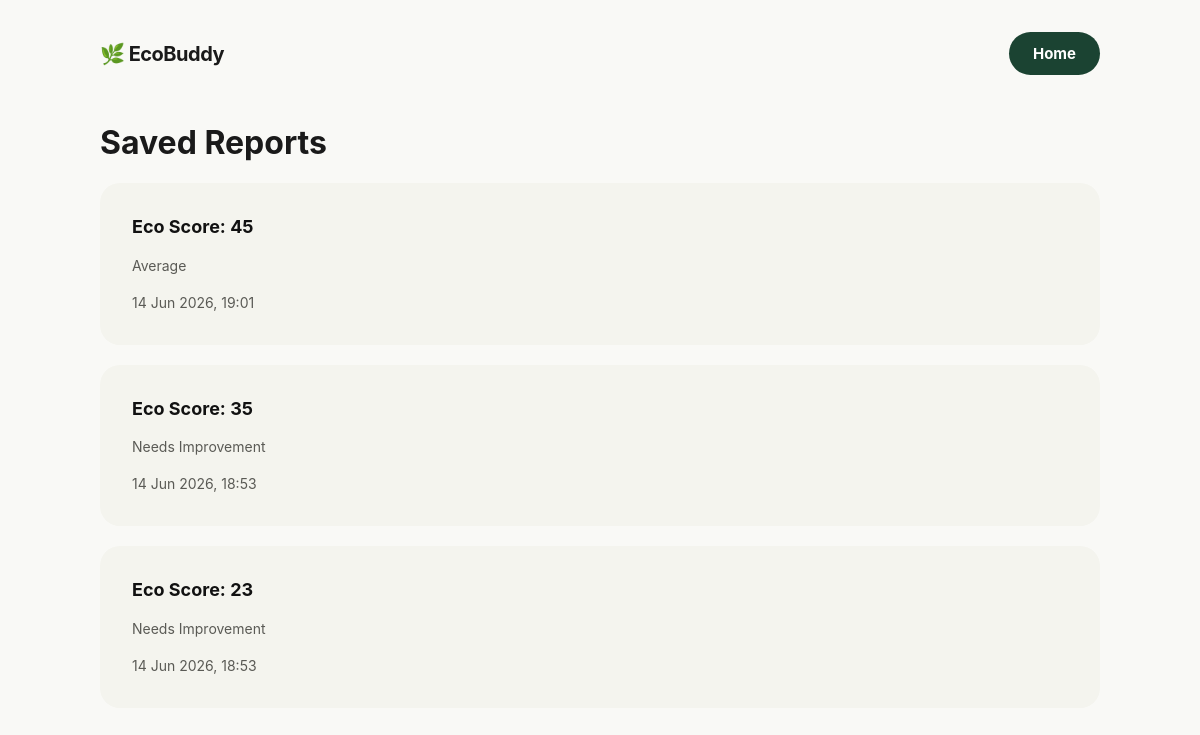
Before: /history with the older database file.
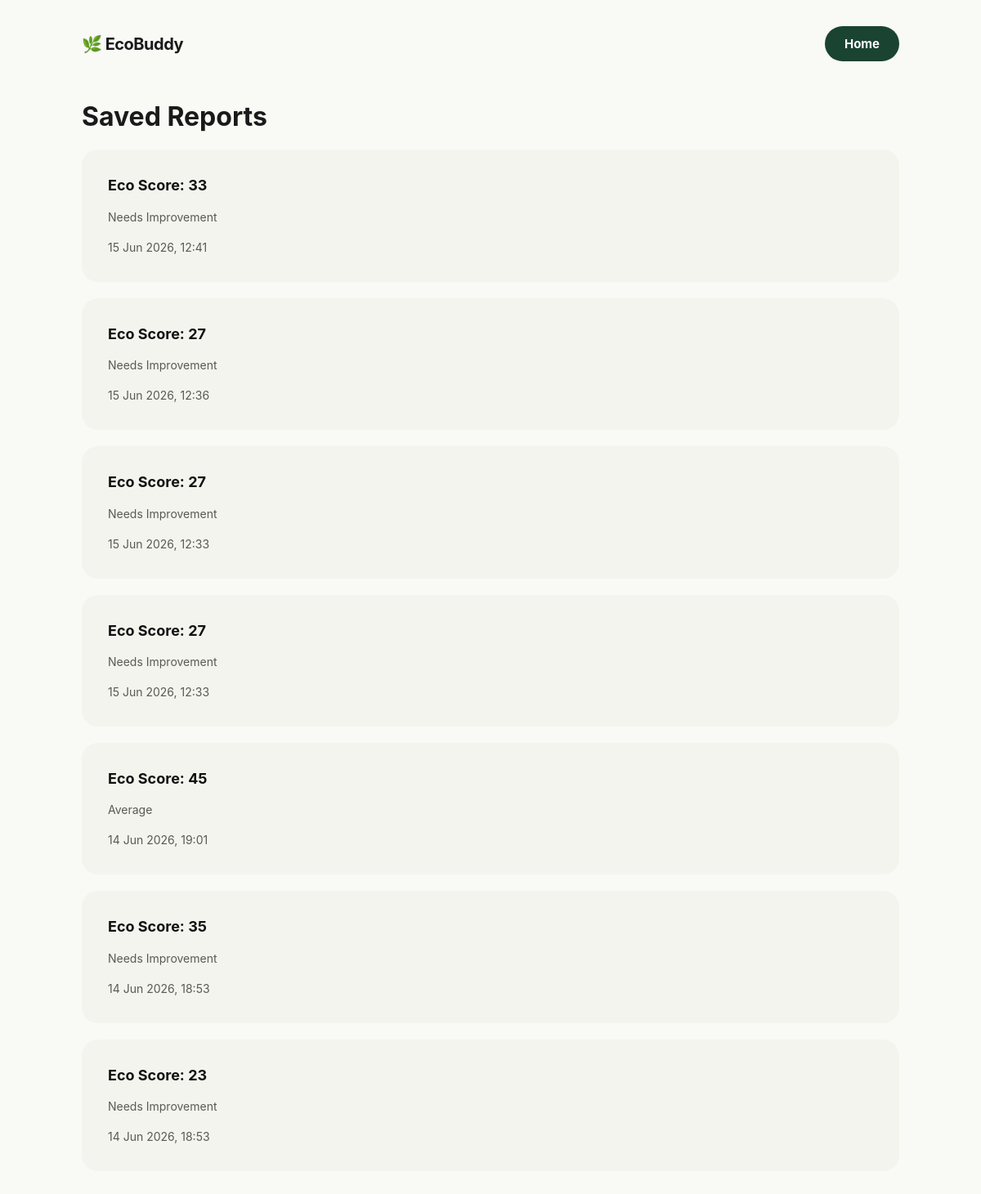
After: the same page with the newer database file.
### tables this page shows
CREATE TABLE reports (
            id INTEGER PRIMARY KEY AUTOINCREMENT,
            eco_score INTEGER,
            score_grade TEXT,
            annual_emissions INTEGER,
            monthly_average INTEGER,
            tonnes_per_year REAL,
            transport_total INTEGER,
            electricity_total INTEGER,
            diet_lifestyle_total INTEGER,
            trans_pct INTEGER,
            elec_pct INTEGER,
            diet_pct INTEGER,
            saved_date TEXT
        );

### app.py (the view)
@app.route('/history')
def history():
        conn = sqlite3.connect('ecobuddy.db')
        conn.row_factory = sqlite3.Row
        cursor = conn.cursor()
        cursor.execute('''
            SELECT *
            FROM reports
            ORDER BY id DESC
        ''')
        reports = cursor.fetchall()
        conn.close()
        return render_template(
            'history.html',
            reports=reports
    )

### templates/history.html (shortened to what this page needs)
<!DOCTYPE html>
<html>
<head>
    <link rel="stylesheet"
          href="{{ url_for('static', filename='style.css') }}">
</head>
<body class="premium-report-body">
    <div class="luxury-report-wrapper">
        <div class="luxury-navbar">
            <div class="luxury-logo">
                🌿 EcoBuddy
            </div>
            <a href="/" class="subtle-retake-btn">
                Home
            </a>
        </div>
        <h1>Saved Reports</h1>
        {% for report in reports %}
        <a href="/report/{{ report['id'] }}"
   target="_blank"
   style="text-decoration: none; color: inherit;">
    <div class="recommendation-grid-card"
         style="margin-bottom: 20px; cursor: pointer;">
        <h3>
            Eco Score: {{ report['eco_score'] }}
        </h3>
        <p>
            {{ report['score_grade'] }}
        </p>
        <p>
            {{ report['saved_date'] }}
        </p>
    </div>
</a>
        {% endfor %}
    </div>
</body>
</html>

### static/style.css (style rules this page uses)
html { scroll-behavior: smooth; }
body { margin: 0; font-family: 'Poppins', sans-serif; background: #f6f8f3; color: #1f2d1f; }
body.premium-report-body { background-color: #F9F9F6; color: #1A1A1A; font-family: 'Inter', sans-serif; margin: 0; padding: 0; }
.luxury-report-wrapper { max-width: 1000px; margin: 0 auto; padding: 2rem 1.5rem; }
.luxury-navbar { display: flex; justify-content: space-between; align-items: center; margin-bottom: 3rem; }
.luxury-logo { font-size: 20px; font-weight: 700; color: #1A1A1A; letter-spacing: -0.5px; display: flex; align-items: center; justify-content:space-between; }
.subtle-retake-btn { font-size: 15px; font-weight: 700; color: #FFFFFF; background-color: #1B4332; text-decoration: none; padding: 12px 24px; border-radius: 99px; transition: background-color 0.2s ease, transform 0.2s ease; display: inline-block; }
.recommendation-grid-card { background-color: #F4F4EE; border-radius: 20px; padding: 2rem; display: flex; flex-direction: column; gap: 1rem; }
.recommendation-grid-card h3 { font-size: 18px; font-weight: 700; color: #111111; line-height: 1.3; margin: 0; }
.recommendation-grid-card p { font-size: 14px; font-weight: 400; color: #5A5A55; line-height: 1.5; margin: 0; }

Changed rows visible on the page:
added reports: eco_score "33", score_grade "Needs Improvement", saved_date "15 Jun 2026, 12:41"
added reports: eco_score "27", score_grade "Needs Improvement", saved_date "15 Jun 2026, 12:36"
added reports: eco_score "27", score_grade "Needs Improvement", saved_date "15 Jun 2026, 12:33"
added reports: eco_score "27", score_grade "Needs Improvement", saved_date "15 Jun 2026, 12:33"
